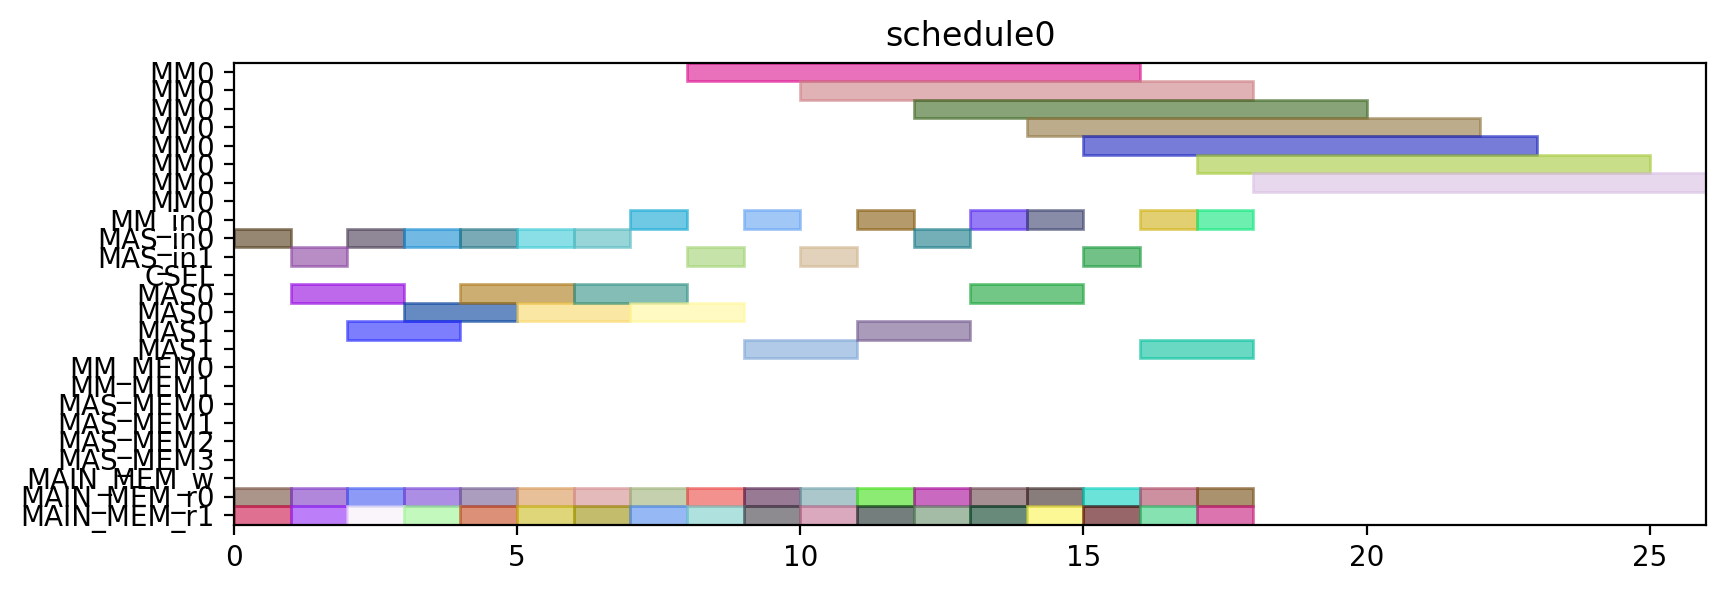

The script that drew this image:
from pyschedule import Scenario, solvers, plotters, alt


def solve():
	horizon = 120
	S = Scenario("schedule0", horizon=horizon)

	# resource
	MM = S.Resources('MM', num=1, size=8)
	MM_in = S.Resources('MM_in', num=1)
	MAS_in = S.Resources('MAS_in', num=2)
	CSEL = S.Resource('CSEL')
	MAS = S.Resources('MAS', num=2, size=2, periods=range(1, horizon))
	MM_MEM = S.Resources('MM_MEM', num=2)
	MAS_MEM = S.Resources('MAS_MEM', num=4)
	MAIN_MEM_w = S.Resource('MAIN_MEM_w', size=1)
	MAIN_MEM_r = S.Resources('MAIN_MEM_r', num=2)

	# result of previous scheduling

	# new tasks
	t0_t0 = S.Task('t0_t0', length=2, delay_cost=1)
	t0_t0 += alt(MAS)
	t0_t0_in = S.Task('t0_t0_in', length=1, delay_cost=1)
	t0_t0_in += alt(MAS_in)
	S += t0_t0_in*MAS_in[0]<=t0_t0*MAS[0]

	S += t0_t0_in*MAS_in[1]<=t0_t0*MAS[1]

	t0_t0_mem0 = S.Task('t0_t0_mem0', length=1, delay_cost=1)
	t0_t0_mem0 += MAIN_MEM_r[0]
	S += t0_t0_mem0 <= t0_t0

	t0_t0_mem1 = S.Task('t0_t0_mem1', length=1, delay_cost=1)
	t0_t0_mem1 += MAIN_MEM_r[1]
	S += t0_t0_mem1 <= t0_t0

	t0_t1 = S.Task('t0_t1', length=2, delay_cost=1)
	t0_t1 += alt(MAS)
	t0_t1_in = S.Task('t0_t1_in', length=1, delay_cost=1)
	t0_t1_in += alt(MAS_in)
	S += t0_t1_in*MAS_in[0]<=t0_t1*MAS[0]

	S += t0_t1_in*MAS_in[1]<=t0_t1*MAS[1]

	t0_t1_mem0 = S.Task('t0_t1_mem0', length=1, delay_cost=1)
	t0_t1_mem0 += MAIN_MEM_r[0]
	S += t0_t1_mem0 <= t0_t1

	t0_t1_mem1 = S.Task('t0_t1_mem1', length=1, delay_cost=1)
	t0_t1_mem1 += MAIN_MEM_r[1]
	S += t0_t1_mem1 <= t0_t1

	t0_t3 = S.Task('t0_t3', length=8, delay_cost=1)
	t0_t3 += alt(MM)
	t0_t3_in = S.Task('t0_t3_in', length=1, delay_cost=1)
	t0_t3_in += alt(MM_in)
	S += t0_t3_in*MM_in[0]<=t0_t3*MM[0]
	t0_t3_mem0 = S.Task('t0_t3_mem0', length=1, delay_cost=1)
	t0_t3_mem0 += MAIN_MEM_r[0]
	S += t0_t3_mem0 <= t0_t3

	t0_t3_mem1 = S.Task('t0_t3_mem1', length=1, delay_cost=1)
	t0_t3_mem1 += MAIN_MEM_r[1]
	S += t0_t3_mem1 <= t0_t3

	t1_t0 = S.Task('t1_t0', length=2, delay_cost=1)
	t1_t0 += alt(MAS)
	t1_t0_in = S.Task('t1_t0_in', length=1, delay_cost=1)
	t1_t0_in += alt(MAS_in)
	S += t1_t0_in*MAS_in[0]<=t1_t0*MAS[0]

	S += t1_t0_in*MAS_in[1]<=t1_t0*MAS[1]

	t1_t0_mem0 = S.Task('t1_t0_mem0', length=1, delay_cost=1)
	t1_t0_mem0 += MAIN_MEM_r[0]
	S += t1_t0_mem0 <= t1_t0

	t1_t0_mem1 = S.Task('t1_t0_mem1', length=1, delay_cost=1)
	t1_t0_mem1 += MAIN_MEM_r[1]
	S += t1_t0_mem1 <= t1_t0

	t1_t1 = S.Task('t1_t1', length=2, delay_cost=1)
	t1_t1 += alt(MAS)
	t1_t1_in = S.Task('t1_t1_in', length=1, delay_cost=1)
	t1_t1_in += alt(MAS_in)
	S += t1_t1_in*MAS_in[0]<=t1_t1*MAS[0]

	S += t1_t1_in*MAS_in[1]<=t1_t1*MAS[1]

	t1_t1_mem0 = S.Task('t1_t1_mem0', length=1, delay_cost=1)
	t1_t1_mem0 += MAIN_MEM_r[0]
	S += t1_t1_mem0 <= t1_t1

	t1_t1_mem1 = S.Task('t1_t1_mem1', length=1, delay_cost=1)
	t1_t1_mem1 += MAIN_MEM_r[1]
	S += t1_t1_mem1 <= t1_t1

	t1_t3 = S.Task('t1_t3', length=8, delay_cost=1)
	t1_t3 += alt(MM)
	t1_t3_in = S.Task('t1_t3_in', length=1, delay_cost=1)
	t1_t3_in += alt(MM_in)
	S += t1_t3_in*MM_in[0]<=t1_t3*MM[0]
	t1_t3_mem0 = S.Task('t1_t3_mem0', length=1, delay_cost=1)
	t1_t3_mem0 += MAIN_MEM_r[0]
	S += t1_t3_mem0 <= t1_t3

	t1_t3_mem1 = S.Task('t1_t3_mem1', length=1, delay_cost=1)
	t1_t3_mem1 += MAIN_MEM_r[1]
	S += t1_t3_mem1 <= t1_t3

	t2_t2 = S.Task('t2_t2', length=2, delay_cost=1)
	t2_t2 += alt(MAS)
	t2_t2_in = S.Task('t2_t2_in', length=1, delay_cost=1)
	t2_t2_in += alt(MAS_in)
	S += t2_t2_in*MAS_in[0]<=t2_t2*MAS[0]

	S += t2_t2_in*MAS_in[1]<=t2_t2*MAS[1]

	t2_t2_mem0 = S.Task('t2_t2_mem0', length=1, delay_cost=1)
	t2_t2_mem0 += MAIN_MEM_r[0]
	S += t2_t2_mem0 <= t2_t2

	t2_t2_mem1 = S.Task('t2_t2_mem1', length=1, delay_cost=1)
	t2_t2_mem1 += MAIN_MEM_r[1]
	S += t2_t2_mem1 <= t2_t2

	t5_t0 = S.Task('t5_t0', length=8, delay_cost=1)
	t5_t0 += alt(MM)
	t5_t0_in = S.Task('t5_t0_in', length=1, delay_cost=1)
	t5_t0_in += alt(MM_in)
	S += t5_t0_in*MM_in[0]<=t5_t0*MM[0]
	t5_t0_mem0 = S.Task('t5_t0_mem0', length=1, delay_cost=1)
	t5_t0_mem0 += MAIN_MEM_r[0]
	S += t5_t0_mem0 <= t5_t0

	t5_t0_mem1 = S.Task('t5_t0_mem1', length=1, delay_cost=1)
	t5_t0_mem1 += MAIN_MEM_r[1]
	S += t5_t0_mem1 <= t5_t0

	t5_t1 = S.Task('t5_t1', length=8, delay_cost=1)
	t5_t1 += alt(MM)
	t5_t1_in = S.Task('t5_t1_in', length=1, delay_cost=1)
	t5_t1_in += alt(MM_in)
	S += t5_t1_in*MM_in[0]<=t5_t1*MM[0]
	t5_t1_mem0 = S.Task('t5_t1_mem0', length=1, delay_cost=1)
	t5_t1_mem0 += MAIN_MEM_r[0]
	S += t5_t1_mem0 <= t5_t1

	t5_t1_mem1 = S.Task('t5_t1_mem1', length=1, delay_cost=1)
	t5_t1_mem1 += MAIN_MEM_r[1]
	S += t5_t1_mem1 <= t5_t1

	t5_t2 = S.Task('t5_t2', length=2, delay_cost=1)
	t5_t2 += alt(MAS)
	t5_t2_in = S.Task('t5_t2_in', length=1, delay_cost=1)
	t5_t2_in += alt(MAS_in)
	S += t5_t2_in*MAS_in[0]<=t5_t2*MAS[0]

	S += t5_t2_in*MAS_in[1]<=t5_t2*MAS[1]

	t5_t2_mem0 = S.Task('t5_t2_mem0', length=1, delay_cost=1)
	t5_t2_mem0 += MAIN_MEM_r[0]
	S += t5_t2_mem0 <= t5_t2

	t5_t2_mem1 = S.Task('t5_t2_mem1', length=1, delay_cost=1)
	t5_t2_mem1 += MAIN_MEM_r[1]
	S += t5_t2_mem1 <= t5_t2

	t5_t3 = S.Task('t5_t3', length=2, delay_cost=1)
	t5_t3 += alt(MAS)
	t5_t3_in = S.Task('t5_t3_in', length=1, delay_cost=1)
	t5_t3_in += alt(MAS_in)
	S += t5_t3_in*MAS_in[0]<=t5_t3*MAS[0]

	S += t5_t3_in*MAS_in[1]<=t5_t3*MAS[1]

	t5_t3_mem0 = S.Task('t5_t3_mem0', length=1, delay_cost=1)
	t5_t3_mem0 += MAIN_MEM_r[0]
	S += t5_t3_mem0 <= t5_t3

	t5_t3_mem1 = S.Task('t5_t3_mem1', length=1, delay_cost=1)
	t5_t3_mem1 += MAIN_MEM_r[1]
	S += t5_t3_mem1 <= t5_t3

	t7_t0 = S.Task('t7_t0', length=2, delay_cost=1)
	t7_t0 += alt(MAS)
	t7_t0_in = S.Task('t7_t0_in', length=1, delay_cost=1)
	t7_t0_in += alt(MAS_in)
	S += t7_t0_in*MAS_in[0]<=t7_t0*MAS[0]

	S += t7_t0_in*MAS_in[1]<=t7_t0*MAS[1]

	t7_t0_mem0 = S.Task('t7_t0_mem0', length=1, delay_cost=1)
	t7_t0_mem0 += MAIN_MEM_r[0]
	S += t7_t0_mem0 <= t7_t0

	t7_t0_mem1 = S.Task('t7_t0_mem1', length=1, delay_cost=1)
	t7_t0_mem1 += MAIN_MEM_r[1]
	S += t7_t0_mem1 <= t7_t0

	t7_t1 = S.Task('t7_t1', length=2, delay_cost=1)
	t7_t1 += alt(MAS)
	t7_t1_in = S.Task('t7_t1_in', length=1, delay_cost=1)
	t7_t1_in += alt(MAS_in)
	S += t7_t1_in*MAS_in[0]<=t7_t1*MAS[0]

	S += t7_t1_in*MAS_in[1]<=t7_t1*MAS[1]

	t7_t1_mem0 = S.Task('t7_t1_mem0', length=1, delay_cost=1)
	t7_t1_mem0 += MAIN_MEM_r[0]
	S += t7_t1_mem0 <= t7_t1

	t7_t1_mem1 = S.Task('t7_t1_mem1', length=1, delay_cost=1)
	t7_t1_mem1 += MAIN_MEM_r[1]
	S += t7_t1_mem1 <= t7_t1

	t7_t3 = S.Task('t7_t3', length=8, delay_cost=1)
	t7_t3 += alt(MM)
	t7_t3_in = S.Task('t7_t3_in', length=1, delay_cost=1)
	t7_t3_in += alt(MM_in)
	S += t7_t3_in*MM_in[0]<=t7_t3*MM[0]
	t7_t3_mem0 = S.Task('t7_t3_mem0', length=1, delay_cost=1)
	t7_t3_mem0 += MAIN_MEM_r[0]
	S += t7_t3_mem0 <= t7_t3

	t7_t3_mem1 = S.Task('t7_t3_mem1', length=1, delay_cost=1)
	t7_t3_mem1 += MAIN_MEM_r[1]
	S += t7_t3_mem1 <= t7_t3

	t10_t0 = S.Task('t10_t0', length=8, delay_cost=1)
	t10_t0 += alt(MM)
	t10_t0_in = S.Task('t10_t0_in', length=1, delay_cost=1)
	t10_t0_in += alt(MM_in)
	S += t10_t0_in*MM_in[0]<=t10_t0*MM[0]
	t10_t0_mem0 = S.Task('t10_t0_mem0', length=1, delay_cost=1)
	t10_t0_mem0 += MAIN_MEM_r[0]
	S += t10_t0_mem0 <= t10_t0

	t10_t0_mem1 = S.Task('t10_t0_mem1', length=1, delay_cost=1)
	t10_t0_mem1 += MAIN_MEM_r[1]
	S += t10_t0_mem1 <= t10_t0

	t10_t1 = S.Task('t10_t1', length=8, delay_cost=1)
	t10_t1 += alt(MM)
	t10_t1_in = S.Task('t10_t1_in', length=1, delay_cost=1)
	t10_t1_in += alt(MM_in)
	S += t10_t1_in*MM_in[0]<=t10_t1*MM[0]
	t10_t1_mem0 = S.Task('t10_t1_mem0', length=1, delay_cost=1)
	t10_t1_mem0 += MAIN_MEM_r[0]
	S += t10_t1_mem0 <= t10_t1

	t10_t1_mem1 = S.Task('t10_t1_mem1', length=1, delay_cost=1)
	t10_t1_mem1 += MAIN_MEM_r[1]
	S += t10_t1_mem1 <= t10_t1

	t10_t2 = S.Task('t10_t2', length=2, delay_cost=1)
	t10_t2 += alt(MAS)
	t10_t2_in = S.Task('t10_t2_in', length=1, delay_cost=1)
	t10_t2_in += alt(MAS_in)
	S += t10_t2_in*MAS_in[0]<=t10_t2*MAS[0]

	S += t10_t2_in*MAS_in[1]<=t10_t2*MAS[1]

	t10_t2_mem0 = S.Task('t10_t2_mem0', length=1, delay_cost=1)
	t10_t2_mem0 += MAIN_MEM_r[0]
	S += t10_t2_mem0 <= t10_t2

	t10_t2_mem1 = S.Task('t10_t2_mem1', length=1, delay_cost=1)
	t10_t2_mem1 += MAIN_MEM_r[1]
	S += t10_t2_mem1 <= t10_t2

	t10_t3 = S.Task('t10_t3', length=2, delay_cost=1)
	t10_t3 += alt(MAS)
	t10_t3_in = S.Task('t10_t3_in', length=1, delay_cost=1)
	t10_t3_in += alt(MAS_in)
	S += t10_t3_in*MAS_in[0]<=t10_t3*MAS[0]

	S += t10_t3_in*MAS_in[1]<=t10_t3*MAS[1]

	t10_t3_mem0 = S.Task('t10_t3_mem0', length=1, delay_cost=1)
	t10_t3_mem0 += MAIN_MEM_r[0]
	S += t10_t3_mem0 <= t10_t3

	t10_t3_mem1 = S.Task('t10_t3_mem1', length=1, delay_cost=1)
	t10_t3_mem1 += MAIN_MEM_r[1]
	S += t10_t3_mem1 <= t10_t3

	solvers.mip.solve(S,msg=1,kind='CPLEX',ratio_gap=1.01)

	solution = [['hoge']*len(S.solution()[1]) for i in range(len(S.solution()))]
	for i in range(len(S.solution())):
		for j in range(len(S.solution()[i])):
			solution[i][j]=str(S.solution()[i][j])
	print(solution)

	cycles = int(solution[-1][3])

	pic_file_name = "/mnt/rose/usr1/fukuda/ABE/multiRAM_multiMAS_16mux/scheduling_result/stage8MM1_stage2MAS2/EP2_DBL_w_EVAL/schedule0.png"
	if(S.solution() != []):
		plotters.matplotlib.plot(S,img_filename=pic_file_name, show_task_labels=False, fig_size=(cycles*0.25+3, 3))

	return solution
